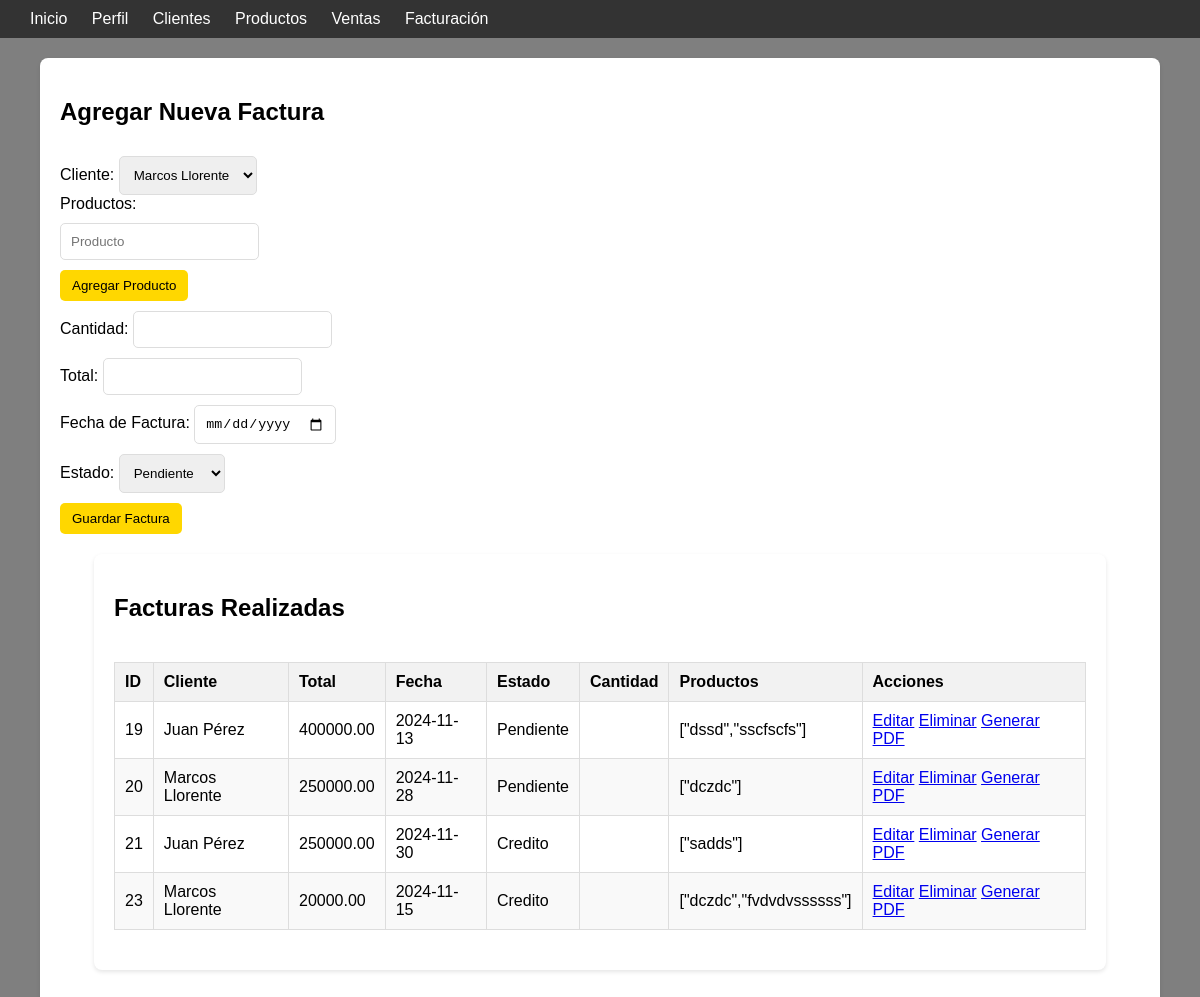
Page /vendedor/facturacion.php on the earlier database version.
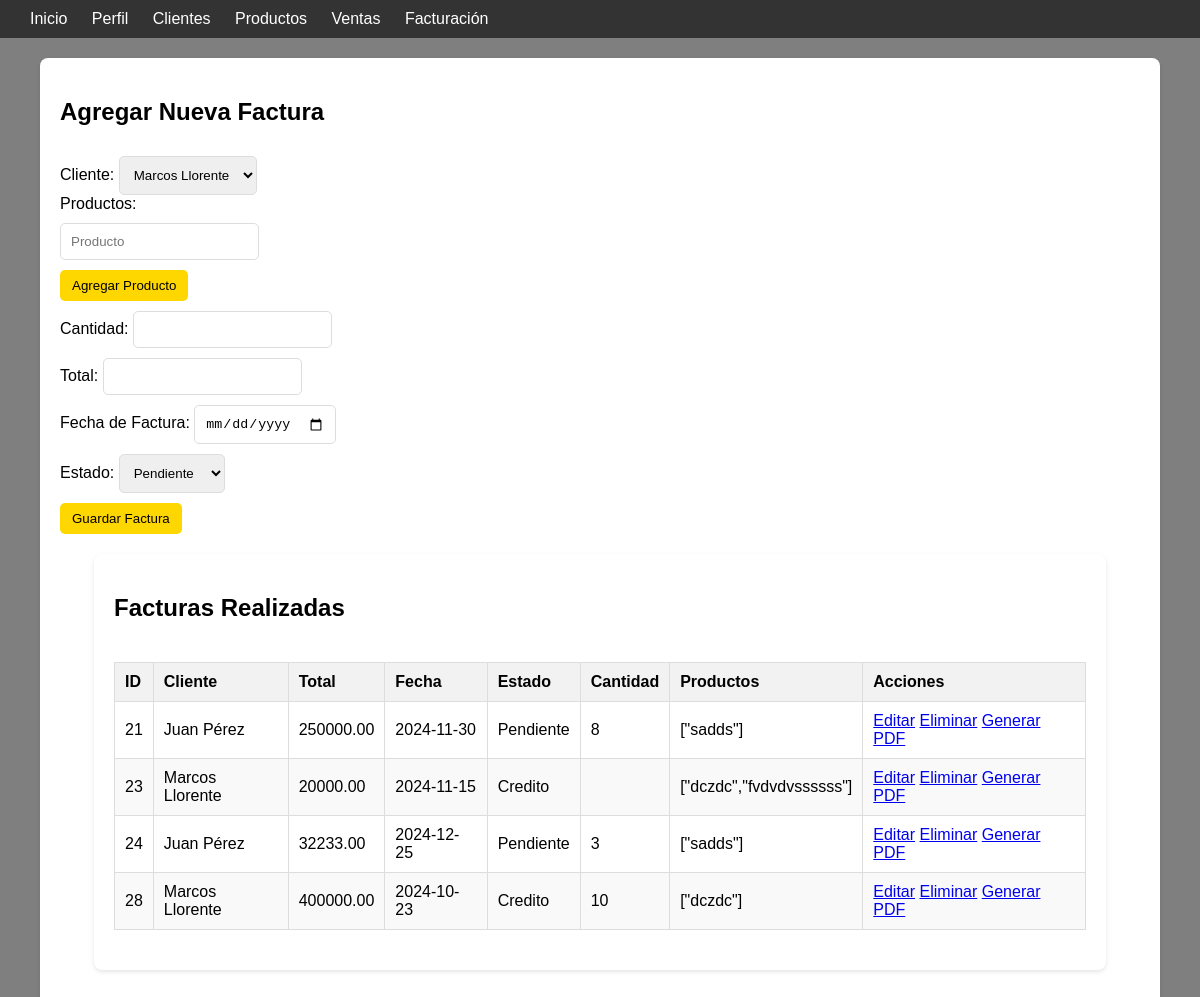
Same page on the later database version.
### tables this page shows
CREATE TABLE `facturas` (
  `id` int(11) NOT NULL,
  `cliente_id` int(11) DEFAULT NULL,
  `fecha_factura` date NOT NULL,
  `estado` varchar(20) DEFAULT 'pendiente',
  `total` decimal(10,2) DEFAULT NULL,
  `productos` varchar(50) NOT NULL,
  `cantidad` varchar(50) NOT NULL,
  `vendedor` varchar(30) NOT NULL
);

CREATE TABLE `clientes` (
  `id` int(11) NOT NULL,
  `numero_identificacion` varchar(30) NOT NULL,
  `nombre` varchar(100) DEFAULT NULL,
  `direccion` varchar(255) DEFAULT NULL,
  `telefono` varchar(15) DEFAULT NULL,
  `correo` varchar(30) NOT NULL,
  `estado` tinyint(1) DEFAULT 1
);

### vendedor/facturacion.php (the view, shortened to what this page needs)
<?php
$dsn = 'mysql:host=localhost;dbname=thunderbike;charset=utf8';
$username = 'root';
$password = '';
try {
    $pdo = new PDO($dsn, $username, $password);
    $pdo->setAttribute(PDO::ATTR_ERRMODE, PDO::ERRMODE_EXCEPTION);
} catch (PDOException $e) {
    die("Conexión fallida: " . htmlspecialchars($e->getMessage()));
    $result_facturas = [];
    $clientes = [];
}
$sql_facturas = 'SELECT f.id, c.nombre AS nombre_cliente, f.total, f.fecha_factura, f.estado, f.productos, cantidad
                 FROM facturas AS f
                 JOIN clientes AS c ON f.cliente_id = c.id';
$stmt_facturas = $pdo->query($sql_facturas);
$result_facturas = $stmt_facturas->fetchAll(PDO::FETCH_ASSOC);
$sql_clientes = "SELECT id, nombre FROM clientes";
$stmt_clientes = $pdo->query($sql_clientes);
$clientes = $stmt_clientes->fetchAll(PDO::FETCH_ASSOC);
?>
<!DOCTYPE html>
<html lang="es">
<head>
</head>
<body>
<div class="video-background">
    </div>
<nav class="navtop">
        <div>
            <a href="vendedor_dashboard.php" class="button">Inicio</a>
            <a href="perfil.php" class="button">Perfil</a>
            <a href="client.php" class="button">Clientes</a>
            <a href="productos.php" class="button">Productos</a>
            <a href="ventas.php" class="button">Ventas</a>
            <a href="facturacion.php" class="button">Facturación</a>
        </div>
    </nav>
    <div class="container">
        <h2>Agregar Nueva Factura</h2>
        <form action="facturacion.php" method="POST">
            <label for="cliente_id">Cliente:</label>
            <select name="cliente_id" id="cliente_id" required>
                <?php foreach ($clientes as $cliente): ?>
                    <option value="<?= htmlspecialchars($cliente['id']) ?>">
                        <?= htmlspecialchars($cliente['nombre']) ?>
                    </option>
                <?php endforeach; ?>
            </select><br>
            <label for="productos">Productos:</label>
            <div id="productos-list" class="productos-list">
                <div class="producto-item">
                    <input type="text" name="productos[]" placeholder="Producto" required>
                </div>
            </div>
            <button type="button" onclick="agregarProducto()">Agregar Producto</button><br>
            <label for="cantidad">Cantidad:</label>
            <input type="number" name="cantidad" id="cantidad" step="0.01" required><br>
            <label for="total">Total:</label>
            <input type="number" name="total" id="total" step="0.01" required><br>
            <label for="fecha_factura">Fecha de Factura:</label>
            <input type="date" name="fecha_factura" id="fecha_factura" required><br>
            <label for="estado">Estado:</label>
            <select name="estado" id="estado" required>
                <option value="Pendiente">Pendiente</option>
            </select><br>
            <button type="submit">Guardar Factura</button>
        </form>
        <div class="container">
        <h2>Facturas Realizadas</h2>
        <div class="scrollable-table">
        <table>
            <thead>
                <tr>
                    <th>ID</th>
                    <th>Cliente</th>
                    <th>Total</th>
                    <th>Fecha</th>
                    <th>Estado</th>
                    <th>Cantidad</th>
                    <th>Productos</th>
                    <th>Acciones</th>
                </tr>
            </thead>
            <tbody>
            <?php if (!empty($result_facturas)): ?>
                <?php foreach ($result_facturas as $row): ?>
                    <tr>
                        <td><?= htmlspecialchars($row['id']) ?></td>
                        <td><?= htmlspecialchars($row['nombre_cliente']) ?></td>
                        <td><?= htmlspecialchars($row['total']) ?></td>
                        <td><?= htmlspecialchars($row['fecha_factura']) ?></td>
                        <td><?= htmlspecialchars($row['estado']) ?></td>
                        <td><?= htmlspecialchars($row['cantidad']) ?></td>
                        <td><?= htmlspecialchars($row['productos']) ?></td>
                        <td>
                                <a href="../controladores/editar_factura.php?id=<?= htmlspecialchars($row["id"]) ?>" class="btn">Editar</a>
                                <a href="../controladores/eliminar_factura.php?id=<?= htmlspecialchars($row["id"]) ?>" class="btn" onclick="return confirm('¿Estás seguro de que deseas eliminar esta factura?');">Eliminar</a>
                                <a href="generar_pdf.php?id=<?= htmlspecialchars($row["id"]) ?>" class="btn">Generar PDF</a>
                        </td>
                    </tr>
                <?php endforeach; ?>
                <?php else: ?>
                    <tr><td colspan="7">No se encontraron facturas.</td></tr>
                <?php endif; ?>
            </tbody>
        </table>
    </div>
</div>
</body>
</html>

### vendedor/facturacion.php (style rules this page uses)
.navtop { background: #333; padding: 10px 20px; color: white; text-align: center; }
.navtop .button { color: white; text-decoration: none; margin: 0 10px; }
.container { max-width: 900px; margin: 20px auto; background: white; padding: 20px; border-radius: 10px; box-shadow: 0 0 10px rgba(0, 0, 0, 0.1); }
.scrollable-table { max-height: 400px; overflow-y: auto; }
table { width: 100%; border-collapse: collapse; }
table, th, td { border: 1px solid #ddd; }
th, td { padding: 10px; text-align: left; }
th { background: #f4f4f4; }
button, select, input { margin-top: 10px; padding: 10px; border: 1px solid #ddd; border-radius: 5px; }
button { background: #007bff; color: white; cursor: pointer; }
body { font-family: Arial, sans-serif; margin: 0; padding: 0; background-color: black; }
.navtop { background-color: #333; color: white; padding: 10px 20px; display: flex; justify-content: space-between; align-items: center; flex-wrap: wrap; }
.navtop a { color: white; text-decoration: none; margin: 5px 10px; }
.container { margin: 20px auto; padding: 20px; background-color: white; border-radius: 8px; box-shadow: 0 2px 4px rgba(0, 0, 0, 0.1); width: 90%; max-width: 1200px; }
table { width: 100%; border-collapse: collapse; margin: 20px 0; }
th, td { padding: 10px; border: 1px solid #ddd; text-align: left; }
th { background-color: #f2f2f2; }
tr:nth-child(even) { background-color: #f9f9f9; }
button, form button { padding: 8px 12px; background-color: gold; color: black; border: none; border-radius: 5px; cursor: pointer; }
.video-background { position: fixed; top: 0; left: 0; width: 100%; height: 100%; z-index: -1; overflow: hidden; }
body { background: rgba(0, 0, 0, 0.5); color: black; }

Differences in the rows shown:
removed facturas: id "19", cliente.nombre "Juan Pérez", total "400000.00", fecha_factura "2024-11-13", estado "Pendiente", productos "[\"dssd\",\"sscfscfs\"]"
removed facturas: id "20", cliente.nombre "Marcos Llorente", total "250000.00", fecha_factura "2024-11-28", estado "Pendiente", productos "[\"dczdc\"]"
changed facturas id 21: estado "Credito" → "Pendiente"; cantidad (not shown) → "8"
added facturas: id "24", cliente.nombre "Juan Pérez", total "32233.00", fecha_factura "2024-12-25", estado "Pendiente", cantidad "3", productos "[\"sadds\"]"
added facturas: id "28", cliente.nombre "Marcos Llorente", total "400000.00", fecha_factura "2024-10-23", estado "Credito", cantidad "10", productos "[\"dczdc\"]"
